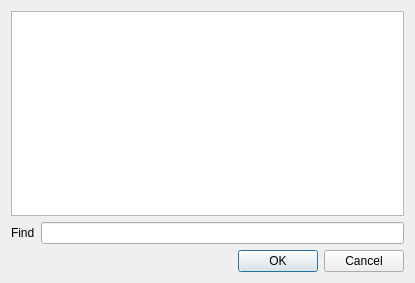
<?xml version="1.0" encoding="UTF-8"?>
<ui version="4.0">
 <class>IOTextWindow</class>
 <widget class="QDialog" name="IOTextWindow">
  <property name="geometry">
   <rect>
    <x>0</x>
    <y>0</y>
    <width>415</width>
    <height>283</height>
   </rect>
  </property>
  <property name="windowTitle">
   <string/>
  </property>
  <layout class="QVBoxLayout" name="verticalLayout">
   <item>
    <widget class="QTextEdit" name="textEdit_result">
     <property name="readOnly">
      <bool>true</bool>
     </property>
    </widget>
   </item>
   <item>
    <layout class="QFormLayout" name="formLayout">
     <item row="0" column="0">
      <widget class="QLabel" name="label_find">
       <property name="text">
        <string>Find</string>
       </property>
      </widget>
     </item>
     <item row="0" column="1">
      <widget class="QLineEdit" name="lineEdit_find"/>
     </item>
    </layout>
   </item>
   <item>
    <layout class="QHBoxLayout" name="horizontalLayout">
     <item>
      <spacer name="horizontalSpacer">
       <property name="orientation">
        <enum>Qt::Horizontal</enum>
       </property>
       <property name="sizeHint" stdset="0">
        <size>
         <width>40</width>
         <height>20</height>
        </size>
       </property>
      </spacer>
     </item>
     <item>
      <widget class="QPushButton" name="pushButton_ok">
       <property name="text">
        <string>OK</string>
       </property>
      </widget>
     </item>
     <item>
      <widget class="QPushButton" name="pushButton_cancel">
       <property name="text">
        <string>Cancel</string>
       </property>
      </widget>
     </item>
    </layout>
   </item>
  </layout>
 </widget>
 <resources/>
 <connections/>
</ui>
